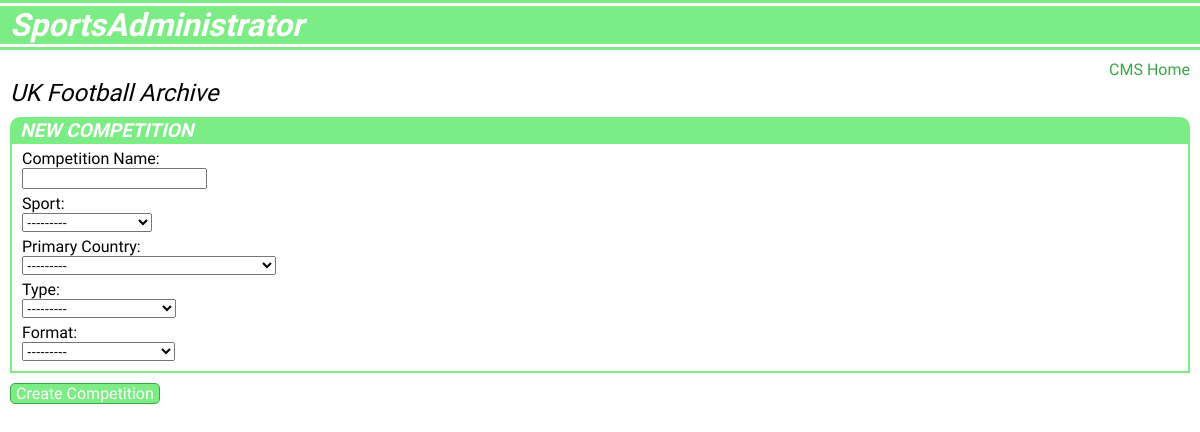
The app's page /cms/competitions/new/ (signed in), older data.
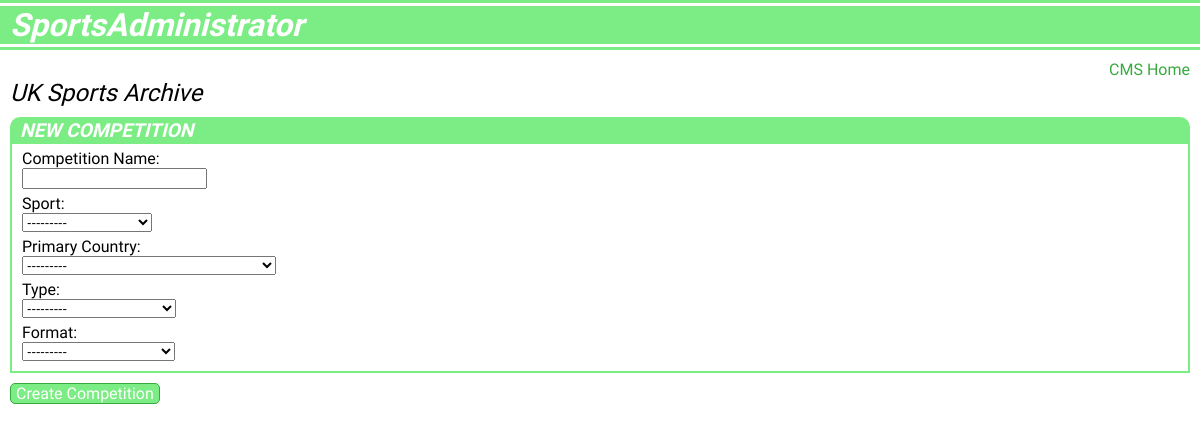
The same page, newer data.
### users/models.py (models this page shows, shortened)
class User(AbstractUser):
    objects = UserManager()
    organisation = models.CharField(max_length=50, blank=True, null=True)
    site_name = models.CharField(max_length=50, blank=True, null=True)
    site_type = models.CharField(max_length=25, choices=SITE_OPTIONS, blank=True, null=True)
    primary_color = models.CharField(max_length=10, blank=True, null=True, default="#ffffff")
    secondary_color = models.CharField(max_length=10, blank=True, null=True, default="#ffffff")
    primary_text = models.CharField(max_length=10, blank=True, null=True, default="#000000")
    secondary_text = models.CharField(max_length=10, blank=True, null=True, default="#000000")

### cms/views.py (the view)
# urls.py: path('cms/competitions/new/', cms_views.new_competition, name='new_competition'),
@login_required(login_url='/login/')
def new_competition(request):
    user = request.user
    if request.method == 'POST':
        form = NewCompetitionForm(request.POST, request.FILES)
        if form.is_valid():
            form.save()
            messages.success(request, 'Competition has been created.')
            return redirect(reverse('cms_home'))
        else:
            messages.error(request, 'Sorry, we were unable to create the competition. Please try again.')
    else:
        form = NewCompetitionForm()
    args = {
        'user': user,
        'form': form,
        'button_text': 'Create Competition'
    }
    args.update(csrf(request))
    return render(request, 'new_competition.html', args)

### cms/forms.py
class NewCompetitionForm(forms.ModelForm):
    class Meta:
        model = Competition
        fields = ['name', 'sport', 'country', 'type', 'format']
        labels = {
            'name': 'Competition Name',
            'sport': 'Sport',
            'country': 'Primary Country',
        }

### data/models.py (called while the page is built)
    def __str__(self):
        return self.name

    def __str__(self):
        return self.name

### cms/templates/new_competition.html (shortened to what this page needs)
{% extends "cmsbase.html" %}
{% block page %}
    <div class="breadcrumbs">
        <a class="nav-link" href="{% url 'cms_home' %}">CMS Home</a>
    </div>
    <div class="page-header">
        {{ user.site_name }}
    </div>
    <form id="default-form" enctype="multipart/form-data" role="form" method="post">
        <div class="cms-header">
            NEW COMPETITION
        </div>
        <div class="cms-details">
            <div class="format-details">
                {{ form.as_ul }}
            </div>
        </div>
        <button class="cms-button" type="submit">{{ button_text }}</button>
    </form>
{% endblock %}

Row changes from the older to the newer data that the page shows:
changed User: site_name "UK Football Archive" → "UK Sports Archive"
